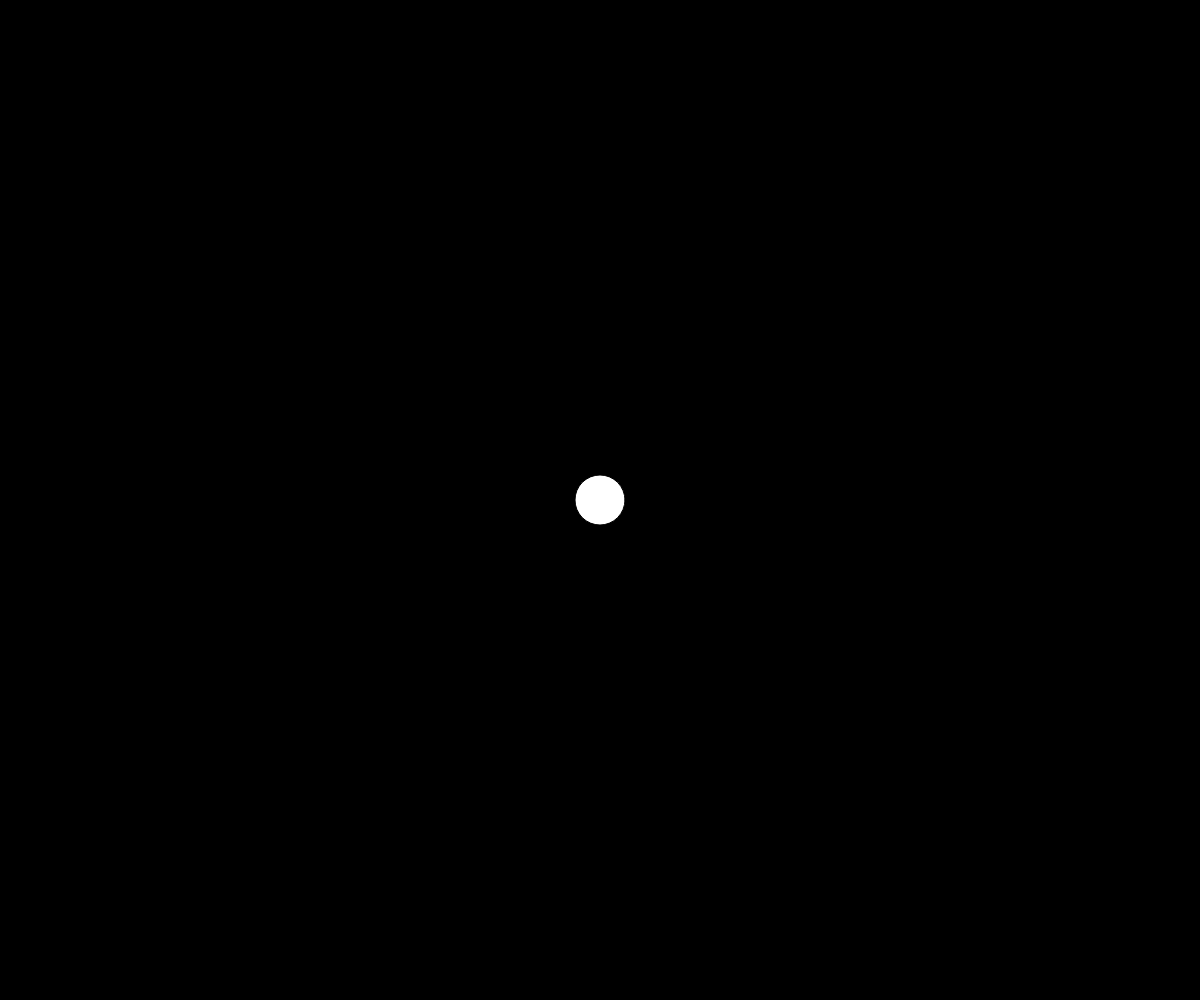
Frame 1 (no input)
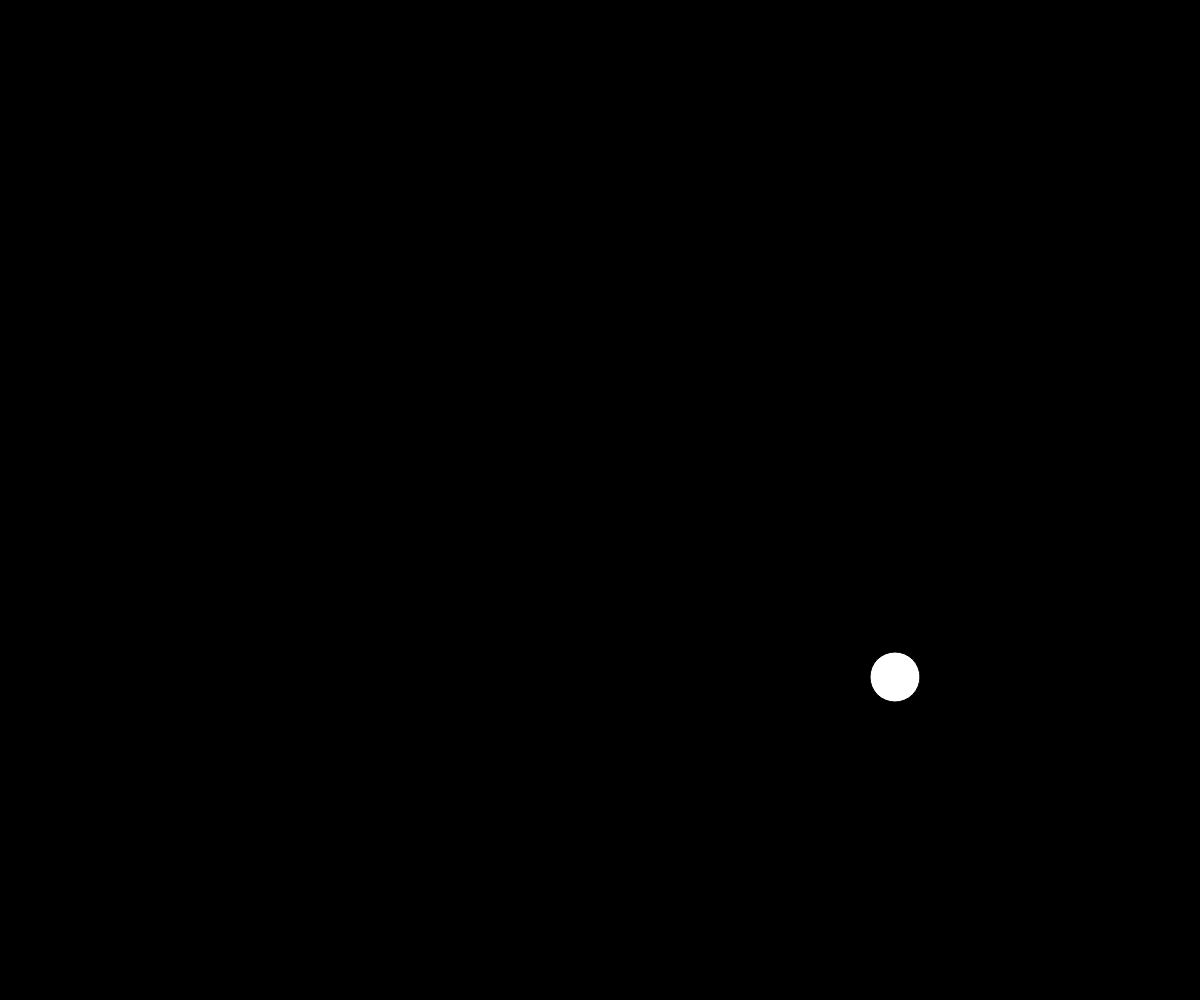
Frame 60 (no input)
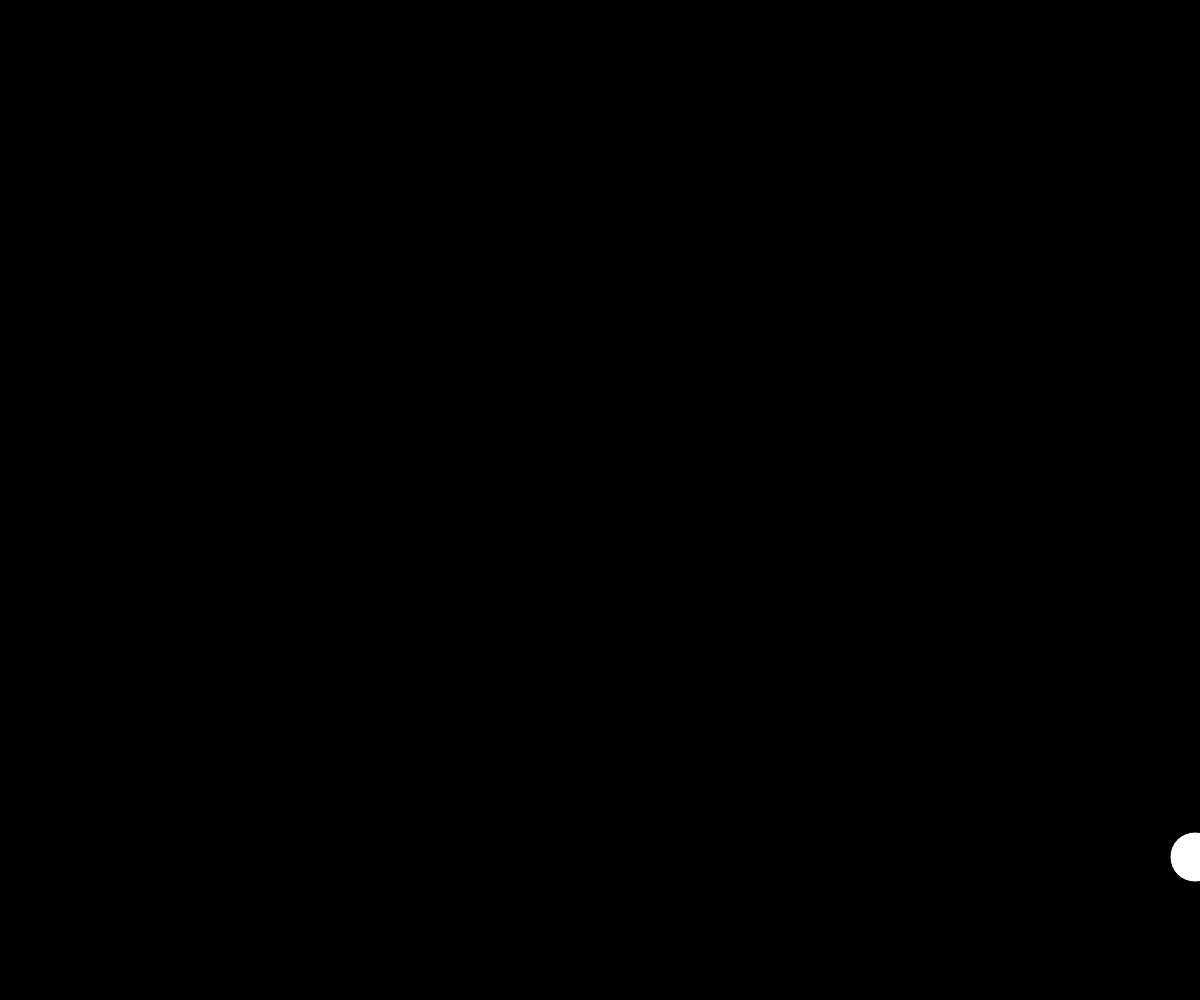
Frame 120 (the mouse pressed at the canvas centre since frame 60)

The p5.js sketch that drew these frames (run headless with seeded random() and noise() and a simulated clock; from frame 60 on, the mouse is pressed at the canvas centre):

// p5.js sketch
// ── sketch.js
//initial positions and velocity
var x, y;
var velX, velY;

function setup() {
  //window size canvas
  createCanvas(window.innerWidth, window.innerHeight);
  fill(255);

  //initial position at center of window
  x = width/2;
  y = height/2;

  //arbitrarily defined initial velocities
  velX = 5;
  velY = 3;

}

function draw() {
  //background update and fill
  background(0);
  fill(255);

  //draw ellipse
  ellipse (x, y, 50, 50);

  //update ellipse position
  x += velX;
  y += velY;

  //check screen edges
  if (x >= width || x <= 0) {
    velX *= -1;
  };

  if (y >= height || y <= 0) {
    velY *= -1;
  };

}
